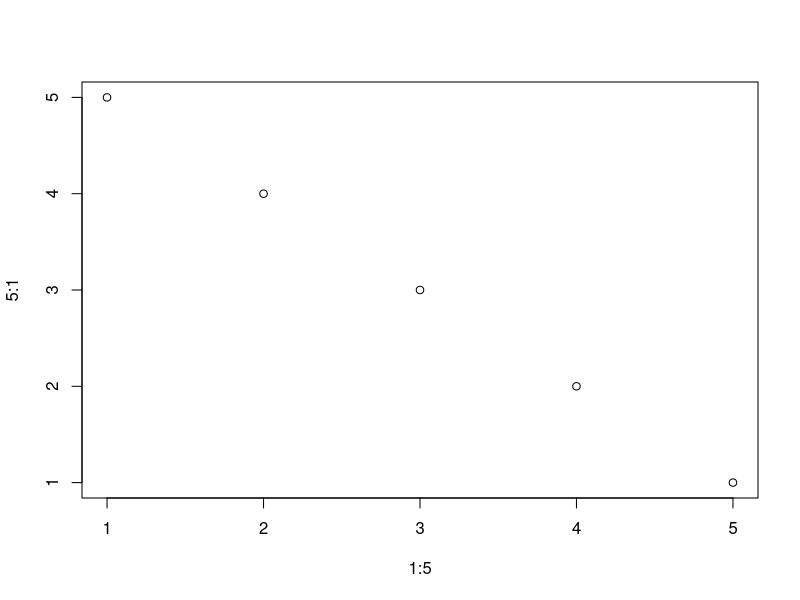

This figure's R source:
print("First Line!")

print("Third Line!")
print("Fourth Line!")
print("Fifth Line!")
print("This is Gili's line!")

#best plot ever
plot(1:5, 5:1)

print("Sixth Line!!!")